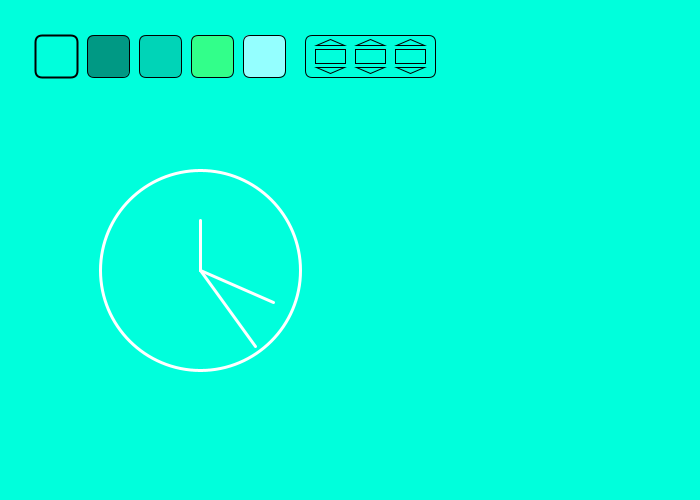
Frame 1 (no input)
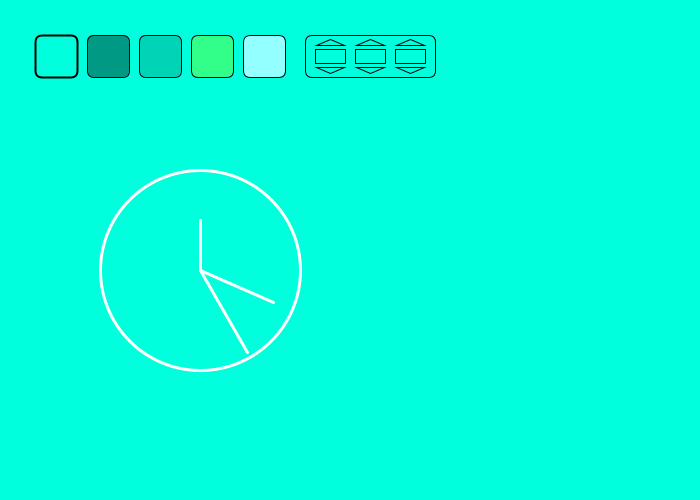
Frame 60 (the mouse pressed at the canvas centre just before this capture)
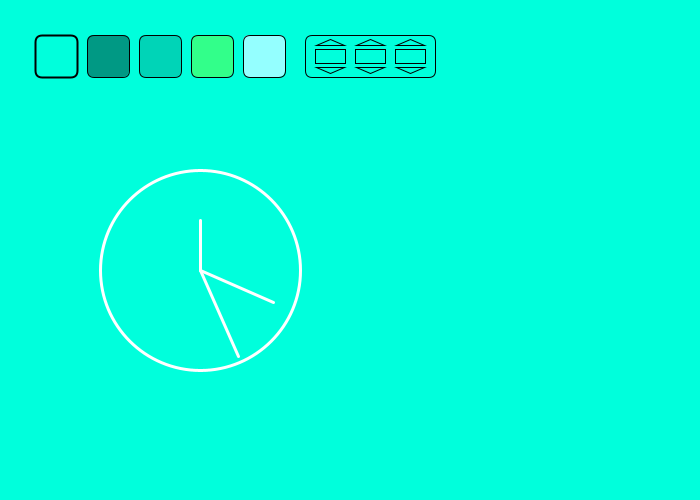
Frame 120 (the mouse held since frame 60 and released just before this capture)

The Processing sketch that drew these frames (run headless with seeded random() and noise(); from frame 60 on, the mouse is pressed at the canvas centre):

// Processing sketch: analog_ora
// ── analog_ora.pde
int ArectX = 42;
int BrectX = 30;    //2 - vel oszthato kell legyen!!!
int ABrectY = 42;   //3 - mal oszthato kell legyen!!!
int Aspace = 10;
int Bspace = 10;
int ABshape = 7;

int BYspace = 4;

int AXCoords[][] = {{0,0},{0,0},{0,0},{0,0},{0,0}};
int ABYCoords[] = {0,0};
int BXCoords[] = {0,0};

int trashX = 35;
int trashY = 35;


int selectedItem = 0;
int red = 255;
int green = 255;
int blue = 255;
int S = 0;
int G = 0;


void setup()
{
  size(700,500);
  background(255);

  //calculating rects Coords

  //Y
  ABYCoords[0] = trashY;
  ABYCoords[1] = trashY + ABrectY;

  int first = 0;
  int second = 0;

  //AX
  for(int j = 0; j < 10; j++){
    AXCoords[first][second] = trashX;
    if(j%2 == 0){
      trashX = trashX + ArectX;
    }else{
      trashX = trashX + Aspace;
    }

    if(j%2 == 1){
      second = 0;
      first++;
    } else{
      second = 1;
    }
  }

  //BX
  trashX = trashX + Bspace;
  for(int j = 0; j < 2; j++){BXCoords[j] = trashX; trashX = trashX + 4*Bspace + 3*BrectX;}

}


boolean mouseMenu(int minX, int maxX, int minY, int maxY)
{
  boolean Mc = mousePressed == true;
  boolean MouseMenuResult = mouseX > minX && mouseX < maxX && mouseY > minY && mouseY < maxY && Mc;
  return MouseMenuResult;
}


void backgroundMenuRGB(int xCoord,int yCoord){
  strokeWeight(1);
  int W = 0;
  int Vertical = ABrectY/3;
  int SmallBXCoords[][][] = {{{0,0},{0,0},{0,0}},{{0,0},{0,0},{0,0}},{{0,0},{0,0},{0,0}}};
  int SmallBYCoords[][][] = {{{0,0},{0,0},{0,0}},{{0,0},{0,0},{0,0}},{{0,0},{0,0},{0,0}}};
  for(int j = 0; j < 3; j++){
     W = W + Bspace;

     SmallBXCoords[j][0][0] = W + xCoord + 1;
     SmallBXCoords[j][0][1] = W + BrectX + xCoord - 1;
     SmallBXCoords[j][1][0] = W + xCoord;
     SmallBXCoords[j][1][1] = W + xCoord + BrectX;
     SmallBXCoords[j][2][0] = W + xCoord + 1;
     SmallBXCoords[j][2][1] = W + (BrectX/2) + xCoord;

     SmallBYCoords[j][0][0] = ABYCoords[0] + Vertical - BYspace;
     SmallBYCoords[j][0][1] = ABYCoords[0] + BYspace;
     SmallBYCoords[j][1][0] = ABYCoords[0] + Vertical;
     SmallBYCoords[j][1][1] = ABYCoords[0] + 2*Vertical;
     SmallBYCoords[j][2][0] = ABYCoords[0] + 2*Vertical + BYspace;
     SmallBYCoords[j][2][1] = ABYCoords[0] + 3*Vertical - BYspace;

     triangle(SmallBXCoords[j][0][0], SmallBYCoords[j][0][0], SmallBXCoords[j][0][1], SmallBYCoords[j][0][0], SmallBXCoords[j][2][1], SmallBYCoords[j][0][1]);
     rect(SmallBXCoords[j][1][0],SmallBYCoords[j][1][0],BrectX,Vertical);
     triangle(SmallBXCoords[j][2][0], SmallBYCoords[j][2][0], SmallBXCoords[j][0][1], SmallBYCoords[j][2][0], SmallBXCoords[j][2][1], SmallBYCoords[j][2][1]);
     W = W + BrectX;
  }
  //ellenorzes

}

void backgroundMenu()
{
  //clear();
  color[] colors = {#00ffdc,#009984,#00d4b7,#32ff8a,#94ffff};

  if(selectedItem == 5){
    background(red,green,blue);
  } else{
    background(colors[selectedItem]);
  }

  for(int i = 0; i < 6; i++){
    strokeWeight(1);
    if(i == selectedItem){
      strokeWeight(2);
      stroke(#000000);
    }

    switch(i){
      case 0:fill(colors[0]);break;
      case 1:fill(colors[1]);break;
      case 2:fill(colors[2]);break;
      case 3:fill(colors[3]);break;
      case 4:fill(colors[4]);break;
      case 5:noFill();
    }

    if(i == 5){
      rect(BXCoords[0],ABYCoords[0],4*Bspace + 3*BrectX,ABrectY,ABshape);
      backgroundMenuRGB(BXCoords[0],ABYCoords[0]);
    } else{
      rect(AXCoords[i][0],ABYCoords[0],ArectX,ABrectY,ABshape);
    }
  }
  if(mouseMenu(AXCoords[0][0],AXCoords[0][1],ABYCoords[0],ABYCoords[1])){
    selectedItem = 0;
  } else if(mouseMenu(AXCoords[1][0],AXCoords[1][1],ABYCoords[0],ABYCoords[1])){
    selectedItem = 1;
  } else if(mouseMenu(AXCoords[2][0],AXCoords[2][1],ABYCoords[0],ABYCoords[1])){
    selectedItem = 2;
  } else if(mouseMenu(AXCoords[3][0],AXCoords[3][1],ABYCoords[0],ABYCoords[1])){
    selectedItem = 3;
  } else if(mouseMenu(AXCoords[4][0],AXCoords[4][1],ABYCoords[0],ABYCoords[1])){
    selectedItem = 4;
  } else if(mouseMenu(BXCoords[0],BXCoords[1],ABYCoords[0],ABYCoords[1])){
    selectedItem = 5;
  }
}

void clock(int X, int Y,int radius){
  stroke(255);
  strokeWeight(3);
  ellipse(X,Y,radius,radius);

  translate(X,Y);
  rotate(second()*6/57.3);
  line(0,0,0,0-(radius/2-5));
  rotate(second()*6/57.3*(-1));
  rotate(minute()*6/57.3);
  line(0,0,0,0-(radius/2-20));
  rotate(minute()*6/57.3*(-1));
  rotate(hour()*30/57.3);
  line(0,0,0,0-(radius/2-50));
}

void draw(){
  backgroundMenu();
  clock(200,270,200);
}
